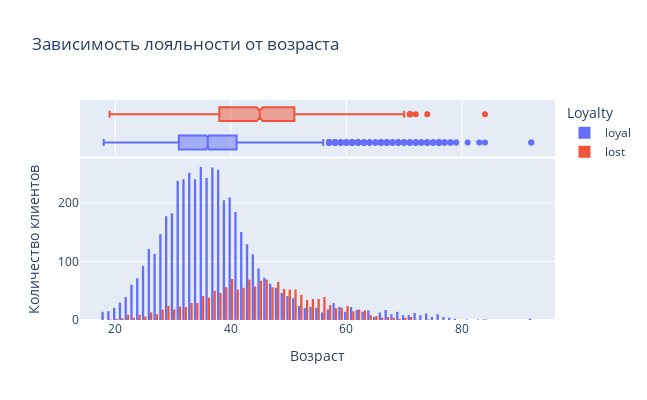

The code cell stored with this chart in its notebook:
### Markdown cell above
9.4. Посмотрите на распределение возраста в разрезе признака оттока. В какой группе больше потенциальных выбросов?\
 На какую возрастную категорию клиентов стоит обратить внимание банку?

### Code cell
fig = px.histogram(clients_above_2500_loaylty,
                   x='Age',
                   title='Зависимость лояльности от возраста',
                   color='Loyalty',
                   barmode='group',
                   marginal='box',
                   nbins=100,
                   width=647,
                   height=400                  
)
fig.layout.yaxis.title.text = 'Количество клиентов'
fig.layout.xaxis.title.text = 'Возраст'
# fig.layout.legend.title = None
fig.write_image('data/loyalty_age.png')
fig.show()

### Figure 1 — Plotly figure (JSON) as saved in the notebook; plotly's stock layout.template omitted (floating-point values rounded to 4 significant figures; data arrays with more than 128 entries replaced by an {"elided": "..."} marker saying what was removed)
{"data": [{"alignmentgroup": "True", "bingroup": "x", "hovertemplate": "Loyalty=loyal<br>Age=%{x}<br>count=%{y}<extra></extra>", "legendgroup": "loyal", "marker": {"color": "#636efa", "pattern": {"shape": ""}}, "name": "loyal", "nbinsx": 100, "offsetgroup": "loyal", "orientation": "v", "showlegend": true, "type": "histogram", "x": {"elided": "4846 int values"}, "xaxis": "x", "yaxis": "y"}, {"alignmentgroup": "True", "hovertemplate": "Loyalty=loyal<br>Age=%{x}<extra></extra>", "legendgroup": "loyal", "marker": {"color": "#636efa"}, "name": "loyal", "notched": true, "offsetgroup": "loyal", "showlegend": false, "type": "box", "x": {"elided": "4846 int values"}, "xaxis": "x2", "yaxis": "y2"}, {"alignmentgroup": "True", "bingroup": "x", "hovertemplate": "Loyalty=lost<br>Age=%{x}<br>count=%{y}<extra></extra>", "legendgroup": "lost", "marker": {"color": "#EF553B", "pattern": {"shape": ""}}, "name": "lost", "nbinsx": 100, "offsetgroup": "lost", "orientation": "v", "showlegend": true, "type": "histogram", "x": {"elided": "1537 int values"}, "xaxis": "x", "yaxis": "y"}, {"alignmentgroup": "True", "hovertemplate": "Loyalty=lost<br>Age=%{x}<extra></extra>", "legendgroup": "lost", "marker": {"color": "#EF553B"}, "name": "lost", "notched": true, "offsetgroup": "lost", "showlegend": false, "type": "box", "x": {"elided": "1537 int values"}, "xaxis": "x2", "yaxis": "y2"}], "layout": {"barmode": "group", "height": 400, "legend": {"title": {"text": "Loyalty"}, "tracegroupgap": 0}, "title": {"text": "Зависимость лояльности от возраста"}, "width": 647, "xaxis": {"anchor": "y", "domain": [0, 1], "title": {"text": "Возраст"}}, "xaxis2": {"anchor": "y2", "domain": [0, 1], "matches": "x", "showgrid": true, "showticklabels": false}, "yaxis": {"anchor": "x", "domain": [0, 0.7326], "title": {"text": "Количество клиентов"}}, "yaxis2": {"anchor": "x2", "domain": [0.7426, 1], "matches": "y2", "showgrid": false, "showline": false, "showticklabels": false, "ticks": ""}}}
